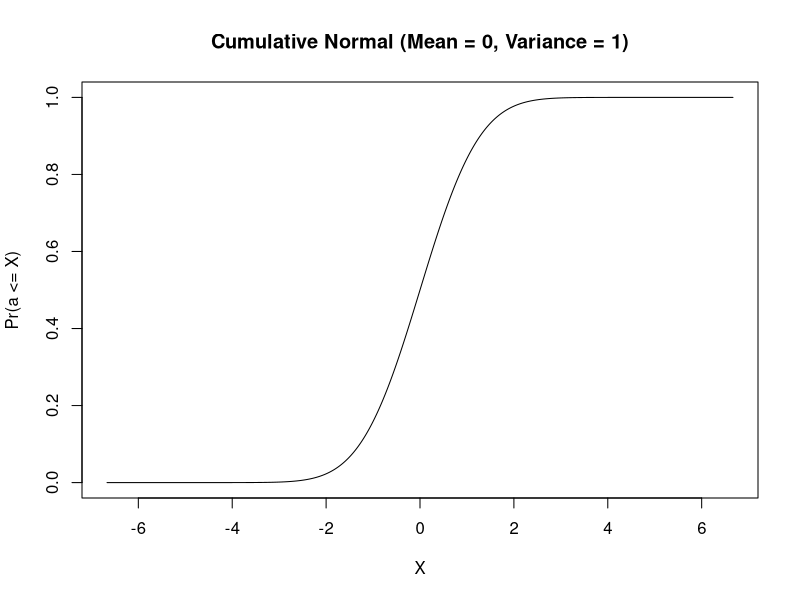

Write the R code that produced this figure.

x <- -1000:1000 / 150
y <- pnorm(x)

png("Distributions-cumulativenormalplot.png")

plot(x, y, main = "Cumulative Normal (Mean = 0, Variance = 1)", xlab = "X", ylab = "Pr(a <= X)", type="l")
